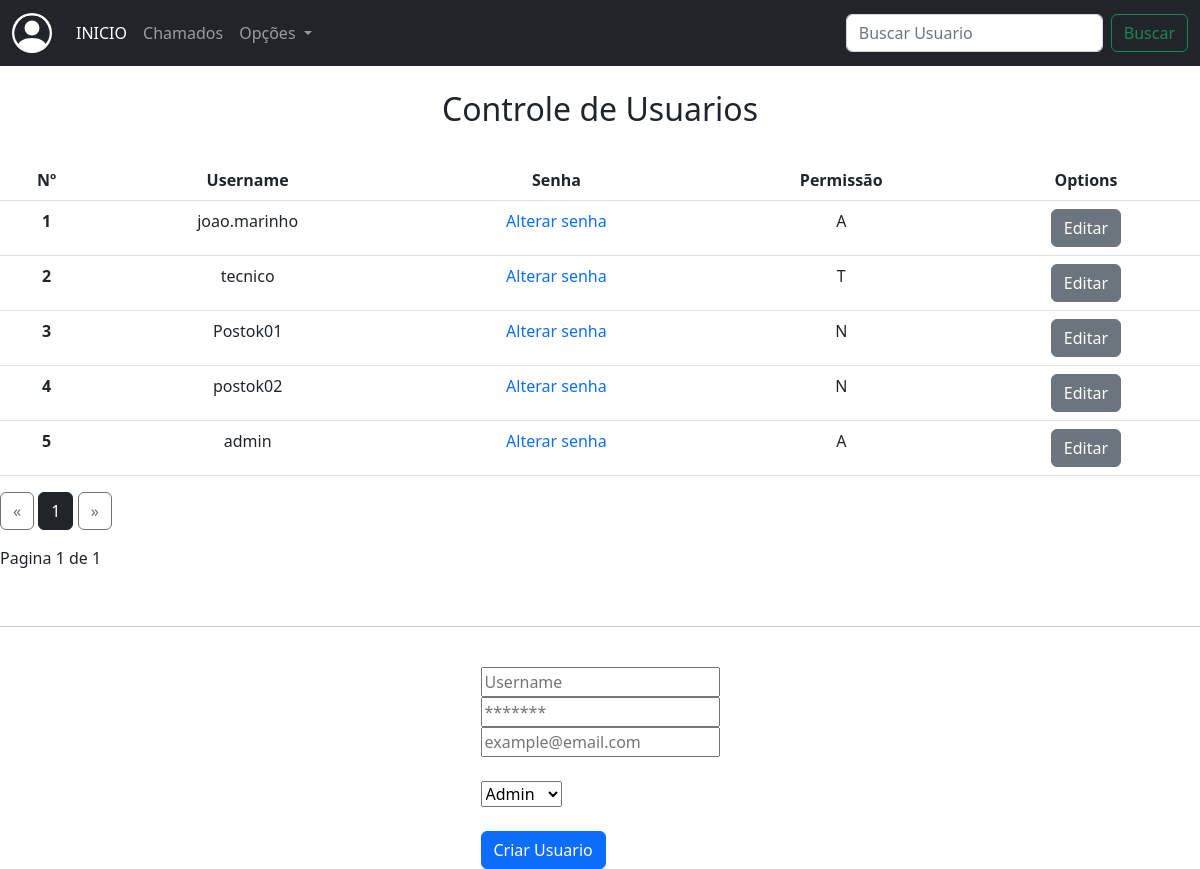
Screenshot of /gerenciar_contas with the database file from the repository.
### app/models/tab_usuarios.py (models this page shows)
class User(db.Model, UserMixin):
    __tablename__ = 'tab_usuarios'
    id = db.Column(db.Integer, primary_key=True)
    username = db.Column(db.String(100), nullable=False)
    password = db.Column(db.String(255), nullable=False)
    email = db.Column(db.String(100), nullable=False)
    active = db.Column(db.String(10), nullable=False)
    permiss = db.Column(db.String(10), nullable=False)

### app/routes/routes.py (the view)
@app.route("/gerenciar_contas")
def gerenciar_contas():
    page = request.args.get('page',1,type=int)
    users = User.query.paginate(page=page, per_page=ROWS_PER_PAGE)
    return render_template("config/gerenciar_contas.html", users=users)

### app/templates/config/gerenciar_contas.html (shortened to what this page needs)
{% extends 'base.html' %}
{% block conteudo %}
<nav class="navbar navbar-expand-lg navbar-dark bg-dark">
    <div class="container-fluid">
      <a class="navbar-brand" href="#"></a>
      <div class="collapse navbar-collapse" id="navbarSupportedContent">
        <ul class="navbar-nav me-auto mb-2 mb-lg-0">
          <li class="nav-item">
            <a class="nav-link active" aria-current="page" href="#">INICIO</a>
          </li>
          <li class="nav-item">
            {% if current_user == 'A' %}
              <a class="nav-link" href="{{url_for('chamados_suporte_admin')}}">Chamados</a>
            {% elif current_user == 'T' %}
              <a class="nav-link" href="{{url_for('chamados_suporte')}}">Chamados</a>
            {% else %}
              <a class="nav-link" href="{{url_for('chamados_usuario')}}">Chamados</a>
            {% endif %}
          </li>
          <li class="nav-item dropdown">
            <a class="nav-link dropdown-toggle" href="#" role="button" data-bs-toggle="dropdown" aria-expanded="false">
              Opções
            </a>
          </li>
        </ul>
        <form class="d-flex" role="search" method="post">
          <input class="form-control me-2" type="search" placeholder="Buscar Usuario" aria-label="Search" name="buscar_usuario">
          <button class="btn btn-outline-success" type="submit">Buscar</button>
        </form>
      </div>
    </div>
</nav>
<br>
<h2 align="center">Controle de Usuarios</h2>
<br>
<div>
  <table class="table">
    <thead>
      <tr>
        <th scope="col">Nº</th>
        <th scope="col">Username</th>
        <th scope="col">Senha</th>
        <th scope="col">Permissão</th>
        <th scope="col">Options</th>
      </tr>
    </thead>
    <tbody>
      {% for user in users %}
      <tr>
        <th scope="row">{{user.id}}</th>
        <td>{{user.username}}</td>
        <td><a href="#">Alterar senha</a></td>
        <td>{{user.permiss}}</td>
        <td><a href="#" class="btn btn-secondary btn-xs">Editar</a></td>
      </tr>
      {% endfor %}
    </tbody>
  </table>
  <div class="text-right">
    <a href="{{ url_for('gerenciar_contas', page=users.prev_num) }}"
    class="btn btn-outline-dark
    {% if users.page == 1 %}disabled{% endif %}">
        &laquo;
    </a>
    {% for page_num in users.iter_pages(left_edge=1, right_edge=1, left_current=1, right_current=2) %}
{% if page_num %}
            {% if users.page == page_num %}
            <a href="{{ url_for('gerenciar_contas', page=page_num) }}"
            class="btn btn-dark">
                {{ page_num }}
            </a>
            {% else %}
            <a href="{{ url_for('gerenciar_contas', page=page_num) }}"
            class="btn btn-outline-dark">
                {{ page_num }}
            </a>
            {% endif %}
        {% else %}
            ...
        {% endif %}
    {% endfor %}
    <a href="{{ url_for('gerenciar_contas', page=users.next_num) }}"
    class="btn btn-outline-dark
    {% if users.page == users.pages %}disabled{% endif %}">
        &raquo;
    </a>
</div>
<p class="text-right mt-3">
Pagina {{ users.page }} de {{ users.pages }}
</p>
</div>
<br>
<hr>
<br>
<div class="container_register">
  <form action="{{url_for('registrar')}}" method="post">
    <div>
      <input type="text" placeholder="Username" name="username"><br>
      <input type="password" placeholder="*******" name="password"><br>
      <input type="email" placeholder="example@email.com" name="email"><br><br>
      <select name="perm">
        <option value="A">Admin</option>
      </select>
    <div><br>
      <button class="btn btn-primary" align="center">Criar Usuario</button>
    </div>
  </form>
</div>
{% endblock conteudo %}

### app/static/styles.css (style rules this page uses)
body { margin: 0px; }
.form-control { display: flex; flex-direction: column; align-items: center; justify-content: center; }
.container_register { display: flex; flex-direction: column; justify-content: center; align-items: center; }
a { text-decoration: none; }
th, tr { text-align: center; }

### rows the page displays
User: id "1", username "joao.marinho", permiss "A"
User: id "2", username "tecnico", permiss "T"
User: id "3", username "Postok01", permiss "N"
User: id "4", username "postok02", permiss "N"
User: id "5", username "admin", permiss "A"

### other values shown
{{ page_num }} "1"
{{ users.page }} "1"
{{ users.pages }} "1"
